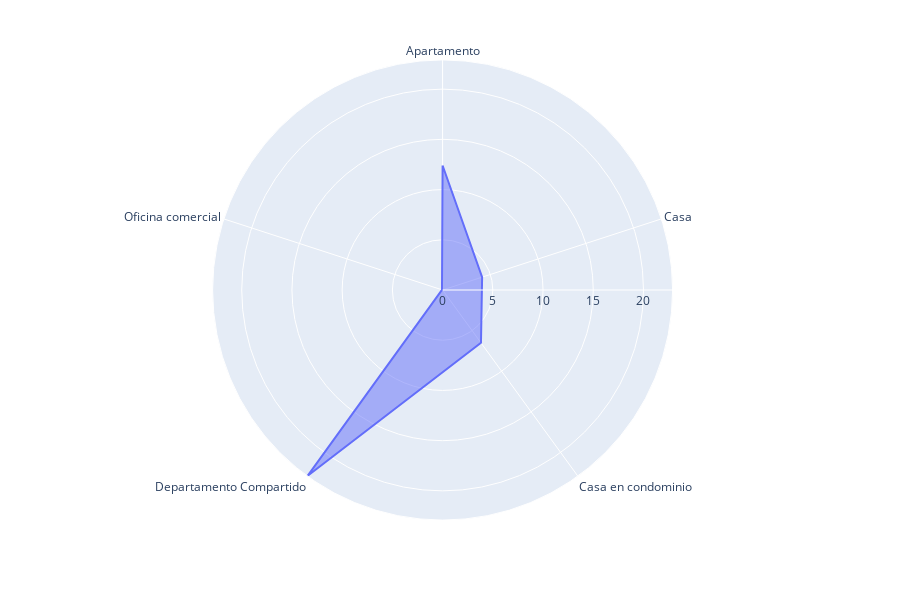

The code cell stored with this chart in its notebook:
### Code cell
print("Gimnasio por tipo de propiedad")
fig = go.Figure()
df = pd.DataFrame(dict(
    r=amenitiesPorPropiedad.loc['gimnasio'],
    theta=amenitiesPorPropiedad.columns))
fig = px.line_polar(df, r='r', theta='theta', line_close=True)
fig.update_traces(fill='toself')
fig.show()

### Figure 1 — Plotly figure (JSON) as saved in the notebook; plotly's stock layout.template omitted (floating-point values rounded to 4 significant figures)
{"data": [{"fill": "toself", "hoverlabel": {"namelength": 0}, "hovertemplate": "r=%{r}<br>theta=%{theta}", "legendgroup": "", "line": {"color": "#636efa", "dash": "solid"}, "mode": "lines", "name": "", "r": [12.4, 4.138, 6.501, 22.9, 0.06431, 12.4], "showlegend": false, "subplot": "polar", "theta": ["Apartamento", "Casa", "Casa en condominio", "Departamento Compartido", "Oficina comercial", "Apartamento"], "type": "scatterpolar"}], "layout": {"height": 600, "legend": {"tracegroupgap": 0}, "margin": {"t": 60}, "polar": {"angularaxis": {"direction": "clockwise", "rotation": 90}, "domain": {"x": [0, 0.98], "y": [0, 1]}}}}
